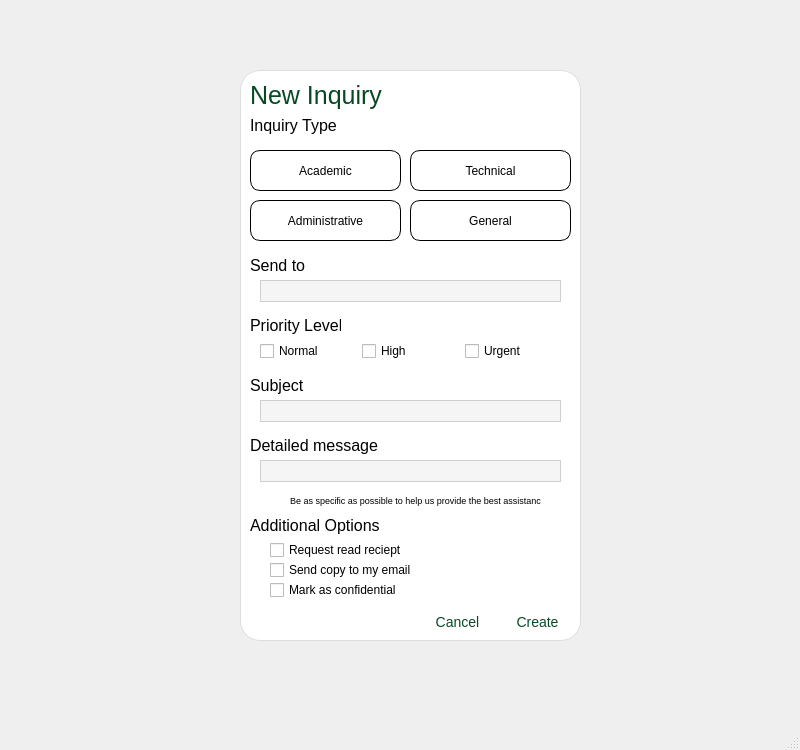
<?xml version="1.0" encoding="UTF-8"?>
<ui version="4.0">
 <class>MainWindow</class>
 <widget class="QMainWindow" name="MainWindow">
  <property name="geometry">
   <rect>
    <x>0</x>
    <y>0</y>
    <width>800</width>
    <height>750</height>
   </rect>
  </property>
  <property name="windowTitle">
   <string>MainWindow</string>
  </property>
  <widget class="QWidget" name="centralwidget">
   <widget class="QWidget" name="inquiry_widget" native="true">
    <property name="geometry">
     <rect>
      <x>240</x>
      <y>70</y>
      <width>341</width>
      <height>571</height>
     </rect>
    </property>
    <property name="styleSheet">
     <string notr="true">QWidget#inquiry_widget{
    background-color: white;
    border-radius: 20px;
    border: 1px solid #dddddd;
}
</string>
    </property>
    <widget class="QLabel" name="inquiry_header">
     <property name="geometry">
      <rect>
       <x>10</x>
       <y>10</y>
       <width>161</width>
       <height>31</height>
      </rect>
     </property>
     <property name="font">
      <font>
       <pointsize>-1</pointsize>
      </font>
     </property>
     <property name="styleSheet">
      <string notr="true">QLabel#inquiry_header {
    color: #084924;           /* Dark green text */
    font-size: 25px;          /* Large font */
         /* Bold text */
    background-color: transparent;
}
</string>
     </property>
     <property name="text">
      <string>New Inquiry</string>
     </property>
    </widget>
    <widget class="QLabel" name="label_2">
     <property name="geometry">
      <rect>
       <x>10</x>
       <y>40</y>
       <width>91</width>
       <height>31</height>
      </rect>
     </property>
     <property name="font">
      <font>
       <pointsize>12</pointsize>
      </font>
     </property>
     <property name="text">
      <string>Inquiry Type</string>
     </property>
    </widget>
    <widget class="QPushButton" name="push_acad">
     <property name="geometry">
      <rect>
       <x>10</x>
       <y>80</y>
       <width>151</width>
       <height>41</height>
      </rect>
     </property>
     <property name="styleSheet">
      <string notr="true">QPushButton#push_acad {
    border: 1px solid;
    border-radius: 10px;
    padding: 8px 12px;
    font-size: 12px;
    background-color: white;
    
}
QPushButton#push_acad:hover {
    background-color: #e6f3ec;  /* Light green on hover */

}
QPushButton#push_acad:checked {
    background-color: #084924;
    font-weight: bold;
	color: #084924;
}
</string>
     </property>
     <property name="text">
      <string>Academic</string>
     </property>
    </widget>
    <widget class="QPushButton" name="push_admin">
     <property name="geometry">
      <rect>
       <x>10</x>
       <y>130</y>
       <width>151</width>
       <height>41</height>
      </rect>
     </property>
     <property name="styleSheet">
      <string notr="true">QPushButton#push_admin {
    border: 1px solid;
    border-radius: 10px;
    padding: 8px 12px;
    font-size: 12px;
    background-color: white;
    
}
QPushButton#push_admin:hover {
    background-color: #e6f3ec;  /* Light green on hover */

}
QPushButton#push_admin:checked {
    background-color: #084924;
    font-weight: bold;
	color: #084924;
}
</string>
     </property>
     <property name="text">
      <string>Administrative</string>
     </property>
    </widget>
    <widget class="QPushButton" name="push_tech">
     <property name="geometry">
      <rect>
       <x>170</x>
       <y>80</y>
       <width>161</width>
       <height>41</height>
      </rect>
     </property>
     <property name="styleSheet">
      <string notr="true">QPushButton#push_tech {
    border: 1px solid;
    border-radius: 10px;
    padding: 8px 12px;
    font-size: 12px;
    background-color: white;
    
}
QPushButton#push_tech:hover {
    background-color: #e6f3ec;  /* Light green on hover */

}
QPushButton#push_tech:checked {
    background-color: #084924;
    font-weight: bold;
	color: #084924;
}
</string>
     </property>
     <property name="text">
      <string>Technical</string>
     </property>
    </widget>
    <widget class="QPushButton" name="push_gen">
     <property name="geometry">
      <rect>
       <x>170</x>
       <y>130</y>
       <width>161</width>
       <height>41</height>
      </rect>
     </property>
     <property name="styleSheet">
      <string notr="true">QPushButton#push_gen {
    border: 1px solid;
    border-radius: 10px;
    padding: 8px 12px;
    font-size: 12px;
    background-color: white;
    
}
QPushButton#push_gen:hover {
    background-color: #e6f3ec;  /* Light green on hover */

}
QPushButton#push_gen:checked {
    background-color: #084924;
    font-weight: bold;
	color: #084924;
}
</string>
     </property>
     <property name="text">
      <string>General</string>
     </property>
    </widget>
    <widget class="QLabel" name="label_3">
     <property name="geometry">
      <rect>
       <x>10</x>
       <y>180</y>
       <width>61</width>
       <height>31</height>
      </rect>
     </property>
     <property name="font">
      <font>
       <pointsize>12</pointsize>
      </font>
     </property>
     <property name="text">
      <string>Send to</string>
     </property>
    </widget>
    <widget class="QLineEdit" name="search_recipt">
     <property name="geometry">
      <rect>
       <x>20</x>
       <y>210</y>
       <width>301</width>
       <height>22</height>
      </rect>
     </property>
     <property name="styleSheet">
      <string notr="true">QLineEdit#search_recipt {
    background-color: #f5f5f5;
    border: 1px solid #cfcfcf;
    border-radius: 15px;
    padding: 6px 12px;
    font-size: 13px;
}
</string>
     </property>
    </widget>
    <widget class="QLabel" name="label_4">
     <property name="geometry">
      <rect>
       <x>10</x>
       <y>240</y>
       <width>91</width>
       <height>31</height>
      </rect>
     </property>
     <property name="font">
      <font>
       <pointsize>12</pointsize>
      </font>
     </property>
     <property name="text">
      <string>Priority Level</string>
     </property>
    </widget>
    <widget class="QLabel" name="label_5">
     <property name="geometry">
      <rect>
       <x>10</x>
       <y>300</y>
       <width>91</width>
       <height>31</height>
      </rect>
     </property>
     <property name="font">
      <font>
       <pointsize>12</pointsize>
      </font>
     </property>
     <property name="text">
      <string>Subject</string>
     </property>
    </widget>
    <widget class="QLineEdit" name="search_sub">
     <property name="geometry">
      <rect>
       <x>20</x>
       <y>330</y>
       <width>301</width>
       <height>22</height>
      </rect>
     </property>
     <property name="styleSheet">
      <string notr="true">QLineEdit#search_sub {
    background-color: #f5f5f5;
    border: 1px solid #cfcfcf;
    border-radius: 15px;
    padding: 6px 12px;
    font-size: 13px;
}
</string>
     </property>
    </widget>
    <widget class="QLabel" name="label_6">
     <property name="geometry">
      <rect>
       <x>10</x>
       <y>360</y>
       <width>131</width>
       <height>31</height>
      </rect>
     </property>
     <property name="font">
      <font>
       <pointsize>12</pointsize>
      </font>
     </property>
     <property name="text">
      <string>Detailed message</string>
     </property>
    </widget>
    <widget class="QLineEdit" name="search_msg">
     <property name="geometry">
      <rect>
       <x>20</x>
       <y>390</y>
       <width>301</width>
       <height>22</height>
      </rect>
     </property>
     <property name="styleSheet">
      <string notr="true">QLineEdit#search_msg {
    background-color: #f5f5f5;
    border: 1px solid #cfcfcf;
    border-radius: 15px;
    padding: 6px 12px;
    font-size: 13px;
}
</string>
     </property>
    </widget>
    <widget class="QLabel" name="label_7">
     <property name="geometry">
      <rect>
       <x>50</x>
       <y>420</y>
       <width>251</width>
       <height>31</height>
      </rect>
     </property>
     <property name="font">
      <font>
       <pointsize>7</pointsize>
      </font>
     </property>
     <property name="text">
      <string>Be as specific as possible to help us provide the best assistance. </string>
     </property>
    </widget>
    <widget class="QLabel" name="label_8">
     <property name="geometry">
      <rect>
       <x>10</x>
       <y>440</y>
       <width>131</width>
       <height>31</height>
      </rect>
     </property>
     <property name="font">
      <font>
       <pointsize>12</pointsize>
      </font>
     </property>
     <property name="text">
      <string>Additional Options</string>
     </property>
    </widget>
    <widget class="QCheckBox" name="checkBox_4">
     <property name="geometry">
      <rect>
       <x>30</x>
       <y>470</y>
       <width>141</width>
       <height>20</height>
      </rect>
     </property>
     <property name="text">
      <string>Request read reciept</string>
     </property>
    </widget>
    <widget class="QCheckBox" name="checkBox_5">
     <property name="geometry">
      <rect>
       <x>30</x>
       <y>490</y>
       <width>161</width>
       <height>20</height>
      </rect>
     </property>
     <property name="text">
      <string>Send copy to my email</string>
     </property>
    </widget>
    <widget class="QCheckBox" name="checkBox_6">
     <property name="geometry">
      <rect>
       <x>30</x>
       <y>510</y>
       <width>161</width>
       <height>20</height>
      </rect>
     </property>
     <property name="text">
      <string>Mark as confidential</string>
     </property>
    </widget>
    <widget class="QPushButton" name="button_cancel">
     <property name="geometry">
      <rect>
       <x>180</x>
       <y>540</y>
       <width>75</width>
       <height>24</height>
      </rect>
     </property>
     <property name="styleSheet">
      <string notr="true">QPushButton#button_cancel{
    color: #084924;
    background: transparent;
    border: none;
    font-size: 14px;
}

QPushButton#button_cancel:hover {
    background-color: #066838;
	border-radius:10px;

}
</string>
     </property>
     <property name="text">
      <string>Cancel</string>
     </property>
    </widget>
    <widget class="QPushButton" name="button_create">
     <property name="geometry">
      <rect>
       <x>260</x>
       <y>540</y>
       <width>75</width>
       <height>24</height>
      </rect>
     </property>
     <property name="styleSheet">
      <string notr="true">QPushButton#button_create{
    color: #084924;
    background: transparent;
    border: none;
    font-size: 14px;
}

QPushButton#button_create:hover {
    background-color: #066838;
	border-radius:10px;

}
</string>
     </property>
     <property name="text">
      <string>Create</string>
     </property>
    </widget>
    <widget class="QWidget" name="layoutWidget">
     <property name="geometry">
      <rect>
       <x>20</x>
       <y>270</y>
       <width>301</width>
       <height>22</height>
      </rect>
     </property>
     <layout class="QHBoxLayout" name="horizontalLayout">
      <item>
       <widget class="QCheckBox" name="checkBox">
        <property name="text">
         <string>Normal</string>
        </property>
       </widget>
      </item>
      <item>
       <widget class="QCheckBox" name="checkBox_2">
        <property name="text">
         <string>High</string>
        </property>
       </widget>
      </item>
      <item>
       <widget class="QCheckBox" name="checkBox_3">
        <property name="text">
         <string>Urgent</string>
        </property>
       </widget>
      </item>
     </layout>
    </widget>
   </widget>
  </widget>
  <widget class="QMenuBar" name="menubar">
   <property name="geometry">
    <rect>
     <x>0</x>
     <y>0</y>
     <width>800</width>
     <height>22</height>
    </rect>
   </property>
  </widget>
  <widget class="QStatusBar" name="statusbar"/>
 </widget>
 <resources/>
 <connections/>
</ui>
